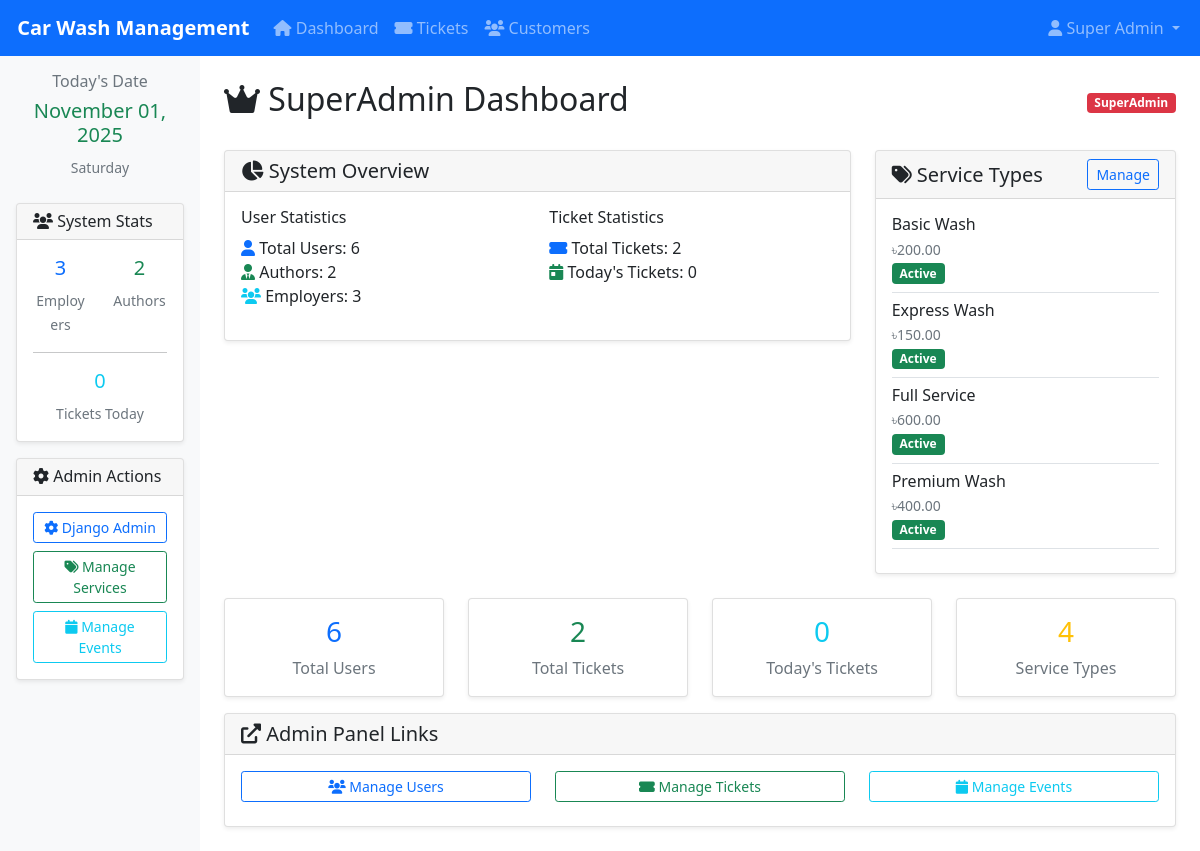
Screenshot of /accounts/ (signed in) with the database file from the repository.
### accounts/models.py (models this page shows, shortened)
class User(AbstractUser):
    ROLE_CHOICES = [
        ('employer', 'Employer'),
        ('author', 'Author'),
        ('superadmin', 'SuperAdmin'),
    ]
    role = models.CharField(max_length=20, choices=ROLE_CHOICES, default='employer')
    phone = models.CharField(max_length=15, blank=True)
    post = models.CharField(max_length=100, blank=True)
    created_at = models.DateTimeField(auto_now_add=True)
    updated_at = models.DateTimeField(auto_now=True)
    def is_employer(self):
        return self.role == 'employer'
    def is_author(self):
        return self.role == 'author'
    def is_superadmin(self):
        return self.role == 'superadmin'
    class Meta:
        verbose_name = 'User'
        verbose_name_plural = 'Users'

### carwash/models.py (models this page shows, shortened)
class ServiceType(models.Model):
    name = models.CharField(max_length=100, unique=True)
    description = models.TextField(blank=True)
    price = models.DecimalField(max_digits=10, decimal_places=2, validators=[MinValueValidator(0)])
    is_active = models.BooleanField(default=True)
    created_at = models.DateTimeField(auto_now_add=True)
    updated_at = models.DateTimeField(auto_now=True)
    class Meta:
        verbose_name = 'Service Type'
        verbose_name_plural = 'Service Types'
        ordering = ['name']

### accounts/views.py (the view)
# urls.py: path('', views.dashboard, name='dashboard'),
@login_required
def dashboard(request):
    user = request.user
    today = timezone.now().date()
    if user.is_employer():
        return employer_dashboard(request, user, today)
    elif user.is_author():
        return author_dashboard(request, user, today)
    elif user.is_superadmin():
        return superadmin_dashboard(request, user, today)
    else:
        messages.error(request, 'Invalid user role.')
        return redirect('accounts:login')

### accounts/views.py (called while the page is built)
def superadmin_dashboard(request, user, today):
    total_users = User.objects.count()
    total_employers = User.objects.filter(role='employer').count()
    total_authors = User.objects.filter(role='author').count()
    total_tickets = Ticket.objects.count()
    total_tickets_today = Ticket.objects.filter(created_at__date=today).count()
    service_types = ServiceType.objects.all()
    context = {
        'user': user,
        'today': today,
        'total_users': total_users,
        'total_employers': total_employers,
        'total_authors': total_authors,
        'total_tickets': total_tickets,
        'total_tickets_today': total_tickets_today,
        'service_types': service_types,
    }
    return render(request, 'accounts/superadmin_dashboard.html', context)

### templates/accounts/superadmin_dashboard.html (shortened to what this page needs)
{% extends 'base.html' %}
{% block sidebar %}
<div class="card mb-3">
    <div class="card-header">
        <h6 class="mb-0"><i class="fas fa-users"></i> System Stats</h6>
    </div>
    <div class="card-body">
        <div class="row text-center">
            <div class="col-6">
                <h5 class="text-primary">{{ total_employers }}</h5>
                <small class="text-muted">Employers</small>
            </div>
            <div class="col-6">
                <h5 class="text-success">{{ total_authors }}</h5>
                <small class="text-muted">Authors</small>
            </div>
        </div>
        <hr>
        <div class="text-center">
            <h5 class="text-info">{{ total_tickets_today }}</h5>
            <small class="text-muted">Tickets Today</small>
        </div>
    </div>
</div>
<div class="card">
    <div class="card-header">
        <h6 class="mb-0"><i class="fas fa-cog"></i> Admin Actions</h6>
    </div>
    <div class="card-body">
        <div class="d-grid gap-2">
            <a href="/admin/" class="btn btn-outline-primary btn-sm" target="_blank">
                <i class="fas fa-cog"></i> Django Admin
            </a>
            <a href="/admin/carwash/servicetype/" class="btn btn-outline-success btn-sm" target="_blank">
                <i class="fas fa-tags"></i> Manage Services
            </a>
            <a href="/admin/carwash/event/" class="btn btn-outline-info btn-sm" target="_blank">
                <i class="fas fa-calendar"></i> Manage Events
            </a>
        </div>
    </div>
</div>
{% endblock %}
{% block content %}
<div class="row">
    <div class="col-12">
        <div class="d-flex justify-content-between align-items-center mb-4">
            <h2><i class="fas fa-crown"></i> SuperAdmin Dashboard</h2>
            <span class="badge bg-danger">{{ user.get_role_display }}</span>
        </div>
    </div>
</div>
<div class="row">
    <div class="col-md-8 mb-4">
        <div class="card">
            <div class="card-header">
                <h5 class="mb-0"><i class="fas fa-chart-pie"></i> System Overview</h5>
            </div>
            <div class="card-body">
                <div class="row">
                    <div class="col-md-6">
                        <h6>User Statistics</h6>
                        <ul class="list-unstyled">
                            <li><i class="fas fa-user text-primary"></i> Total Users: {{ total_users }}</li>
                            <li><i class="fas fa-user-tie text-success"></i> Authors: {{ total_authors }}</li>
                            <li><i class="fas fa-users text-info"></i> Employers: {{ total_employers }}</li>
                        </ul>
                    </div>
                    <div class="col-md-6">
                        <h6>Ticket Statistics</h6>
                        <ul class="list-unstyled">
                            <li><i class="fas fa-ticket-alt text-primary"></i> Total Tickets: {{ total_tickets }}</li>
                            <li><i class="fas fa-calendar-day text-success"></i> Today's Tickets: {{ total_tickets_today }}</li>
                        </ul>
                    </div>
                </div>
            </div>
        </div>
    </div>
    <div class="col-md-4 mb-4">
        <div class="card">
            <div class="card-header d-flex justify-content-between align-items-center">
                <h5 class="mb-0"><i class="fas fa-tags"></i> Service Types</h5>
                <a href="/admin/carwash/servicetype/" class="btn btn-sm btn-outline-primary" target="_blank">Manage</a>
            </div>
            <div class="card-body">
                {% if service_types %}
                    {% for service in service_types %}
                    <div class="border-bottom pb-2 mb-2">
                        <h6 class="mb-1">{{ service.name }}</h6>
                        <p class="text-muted small mb-0">৳{{ service.price }}</p>
                        {% if service.is_active %}
                            <span class="badge bg-success">Active</span>
                        {% else %}
                            <span class="badge bg-secondary">Inactive</span>
                        {% endif %}
                    </div>
                    {% endfor %}
                {% else %}
                    <p class="text-muted text-center">No service types configured</p>
                {% endif %}
            </div>
        </div>
    </div>
</div>
<div class="row">
    <div class="col-md-3 mb-3">
        <div class="card text-center">
            <div class="card-body">
                <h3 class="text-primary">{{ total_users }}</h3>
                <p class="text-muted mb-0">Total Users</p>
            </div>
        </div>
    </div>
    <div class="col-md-3 mb-3">
        <div class="card text-center">
            <div class="card-body">
                <h3 class="text-success">{{ total_tickets }}</h3>
                <p class="text-muted mb-0">Total Tickets</p>
            </div>
        </div>
    </div>
    <div class="col-md-3 mb-3">
        <div class="card text-center">
            <div class="card-body">
                <h3 class="text-info">{{ total_tickets_today }}</h3>
                <p class="text-muted mb-0">Today's Tickets</p>
            </div>
        </div>
    </div>
    <div class="col-md-3 mb-3">
        <div class="card text-center">
            <div class="card-body">
                <h3 class="text-warning">{{ service_types|length }}</h3>
                <p class="text-muted mb-0">Service Types</p>
            </div>
        </div>
    </div>
</div>
<div class="row">
    <div class="col-12">
        <div class="card">
            <div class="card-header">
                <h5 class="mb-0"><i class="fas fa-external-link-alt"></i> Admin Panel Links</h5>
            </div>
            <div class="card-body">
                <div class="row">
                    <div class="col-md-4 mb-2">
                        <a href="/admin/accounts/user/" class="btn btn-outline-primary btn-sm w-100" target="_blank">
                            <i class="fas fa-users"></i> Manage Users
                        </a>
                    </div>
                    <div class="col-md-4 mb-2">
                        <a href="/admin/carwash/ticket/" class="btn btn-outline-success btn-sm w-100" target="_blank">
                            <i class="fas fa-ticket-alt"></i> Manage Tickets
                        </a>
                    </div>
                    <div class="col-md-4 mb-2">
                        <a href="/admin/carwash/event/" class="btn btn-outline-info btn-sm w-100" target="_blank">
                            <i class="fas fa-calendar"></i> Manage Events
                        </a>
                    </div>
                </div>
            </div>
        </div>
    </div>
</div>
{% endblock %}

### templates/base.html (shortened to what this page needs)
<!DOCTYPE html>
<html lang="en">
<head>
    <link href="https://cdn.jsdelivr.net/npm/bootstrap@5.1.3/dist/css/bootstrap.min.css" rel="stylesheet">
    <link href="https://cdnjs.cloudflare.com/ajax/libs/font-awesome/6.0.0/css/all.min.css" rel="stylesheet">
</head>
<body>
    <nav class="navbar navbar-expand-lg navbar-dark bg-primary">
        <div class="container-fluid">
            <a class="navbar-brand" href="{% url 'accounts:dashboard' %}">
                 Car Wash Management
            </a>
            {% if user.is_authenticated %}
            <div class="collapse navbar-collapse" id="navbarNav">
                <ul class="navbar-nav me-auto">
                    <li class="nav-item">
                        <a class="nav-link" href="{% url 'accounts:dashboard' %}">
                            <i class="fas fa-home"></i> Dashboard
                        </a>
                    </li>
                    {% if user.is_author or user.is_superadmin %}
                    <li class="nav-item">
                        <a class="nav-link" href="{% url 'carwash:ticket_list' %}">
                            <i class="fas fa-ticket-alt"></i> Tickets
                        </a>
                    </li>
                    <li class="nav-item">
                        <a class="nav-link" href="{% url 'carwash:customer_list' %}">
                            <i class="fas fa-users"></i> Customers
                        </a>
                    </li>
                    {% endif %}
                </ul>
                <ul class="navbar-nav">
                    <li class="nav-item dropdown">
                        <a class="nav-link dropdown-toggle" href="#" id="navbarDropdown" role="button" data-bs-toggle="dropdown">
                            <i class="fas fa-user"></i> {{ user.get_full_name|default:user.username }}
                        </a>
                    </li>
                </ul>
            </div>
            {% endif %}
        </div>
    </nav>
    <div class="container-fluid">
        <div class="row">
            {% if user.is_authenticated %}
            <div class="col-md-3 col-lg-2 sidebar p-3">
                <div class="text-center mb-4">
                    <h6 class="text-muted">Today's Date</h6>
                    <h5 class="text-bd">{{ today|date:"F d, Y" }}</h5>
                    <small class="text-muted">{{ today|date:"l" }}</small>
                </div>
                {% block sidebar %}{% endblock %}
            </div>
            <div class="col-md-9 col-lg-10 main-content p-4">
            {% else %}
            <div class="col-12 main-content p-4">
            {% endif %}
                {% block content %}{% endblock %}
            </div>
        </div>
    </div>
</body>
</html>

### templates/base.html (style rules this page uses)
.navbar-brand { font-weight: bold; }
.sidebar { min-height: calc(100vh - 56px); background-color: #f8f9fa; }
.main-content { min-height: calc(100vh - 56px); }
.card { box-shadow: 0 0.125rem 0.25rem rgba(0, 0, 0, 0.075); border: 1px solid rgba(0, 0, 0, 0.125); }
.text-bd { color: #198754; }

### rows the page displays
User: get_full_name "Super Admin", role "SuperAdmin"
ServiceType: name "Basic Wash", price "200.00", is_active "Active"
ServiceType: name "Express Wash", price "150.00", is_active "Active"
ServiceType: name "Full Service", price "600.00", is_active "Active"
ServiceType: name "Premium Wash", price "400.00", is_active "Active"

### other values shown
{{ total_employers }} "3"
{{ total_authors }} "2"
{{ total_tickets_today }} "0"
{{ total_users }} "6"
{{ total_tickets }} "2"
{{ service_types|length }} "4"
